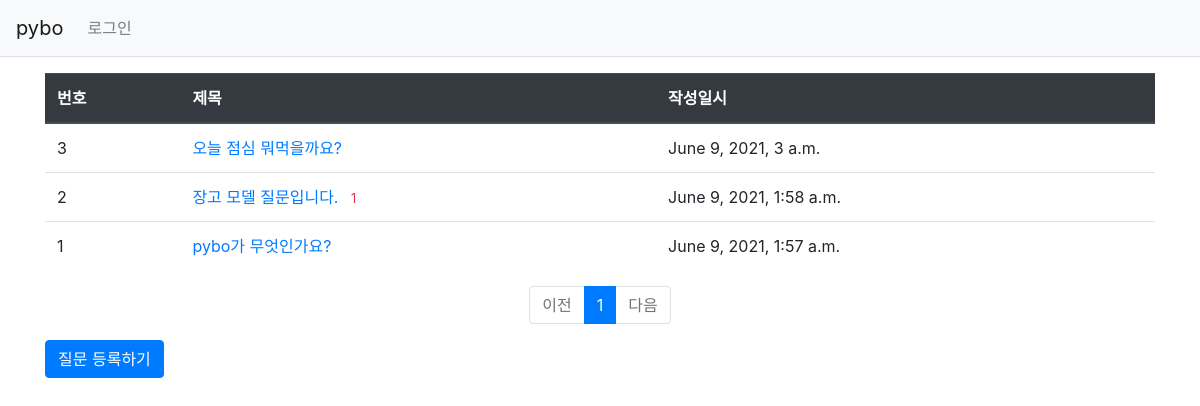
/pybo/, run on an earlier commit of the app's database.
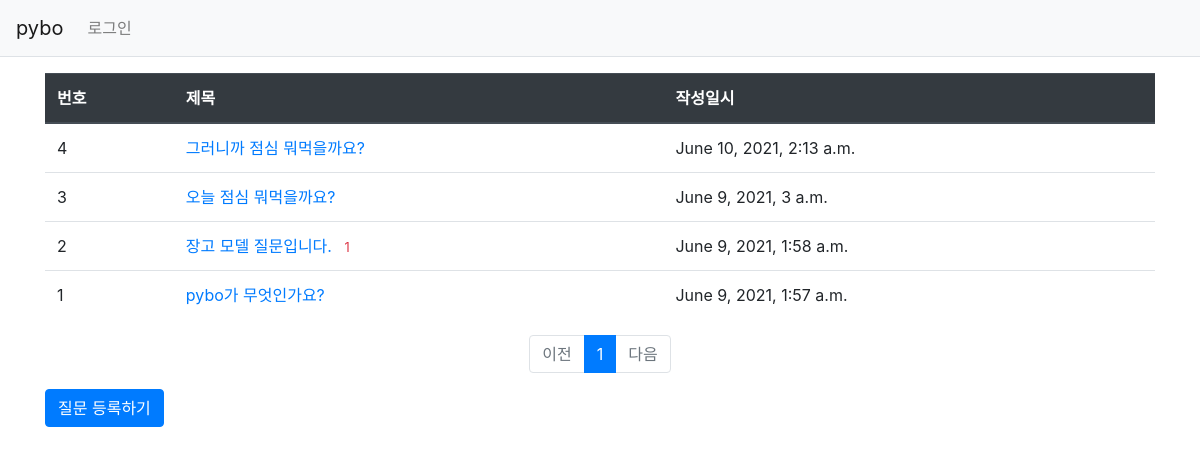
And on a later commit of the database.
### pybo/models.py (models this page shows, shortened)
class Question(models.Model):
    subject = models.CharField(max_length=200)
    content = models.TextField()
    create_date = models.DateTimeField()

### pybo/views.py (the view)
# urls.py: path('', views.index, name='index'),
def index(request):
    page = request.GET.get('page','1') # 페이지
    question_list = Question.objects.order_by('-create_date')
    paginator = Paginator(question_list, 10) #페이지당 10개씩 보여주기
    page_obj = paginator.get_page(page)
    context = {'question_list': page_obj}
    return render(request, 'pybo/question_list.html', context)

### pybo/templatetags/pybo_filter.py (called while the page is built)
@register.filter
def sub(value, arg):
    return value - arg

### templates/pybo/question_list.html
{% extends 'base.html' %}
{% block content %}
{% load pybo_filter %}
<div class="container my-3">
    <table class="table">
        <thead>
        <tr class="thead-dark">
            <th>번호</th>
            <th>제목</th>
            <th>작성일시</th>
        </tr>
        </thead>
        <tbody>
        {% if question_list %}
        {% for question in question_list %}
        <tr>
            <td>{{ question_list.paginator.count|sub:question_list.start_index|sub:forloop.counter0|add:1 }}</td>
            <td>
                <a href="{% url 'pybo:detail' question.id %}">{{ question.subject }}
                    {% if question.answer_set.count > 0 %}
                    <span class="text-danger small ml-2">
                        {{ question.answer_set.count }}
                    </span>
                    {% endif %}
                </a>
            </td>
            <td>{{ question.create_date }}</td>
        </tr>
        {% endfor %}
        {% else %}
        <tr>
            <td colspan="3">질문이 없습니다.</td>
        </tr>
        {% endif %}
        </tbody>
    </table>
    <ul class="pagination justify-content-center">
        {% if question_list.has_previous %}
        <li class="page-item">
            <a class="page-link" href="?page={{ question_list.previous_page_number }}">이전</a>
        </li>
        {% else %}
        <li class="page-item disabled">
            <a class="page-link" tabindex="-1" aria-disabled="true" href="#">이전</a>
        </li>
        {% endif %}
        {% for page_number in question_list.paginator.page_range %}
        {% if page_number >= question_list.number|add:-5 and page_number <= question_list.number|add:5 %}
            {% if page_number == question_list.number %}
            <li class="page-item active" aria-current="page">
                <a class="page-link" href="?page={{ page_number }}">{{ page_number }}</a>
            </li>
            {% else %}
            <li class="page-item">
                <a class="page-link" href="?page={{ page_number }}">{{ page_number }}</a>
            </li>
            {% endif %}
        {% endif %}
        {% endfor %}
        {% if question_list.has_next %}
        <li class="page-item">
            <a class="page-link" href="?page={{ question_list.next_page_number }}">다음</a>
        </li>
        {% else %}
        <li class="page-item disabled">
            <a class="page-link" tabindex="-1" aria-disabled="true" href="#">다음</a>
        </li>
        {% endif %}
    </ul>
    <a href="{% url 'pybo:question_create' %}" class="btn btn-primary">
        질문 등록하기
    </a>
</div>
{% endblock %}

What changed in the data, as far as the page shows it:
added Question: paginator.count|sub "4", subject "그러니까 점심 뭐먹을까요?", create_date "June 10, 2021, 2:13 a.m."
